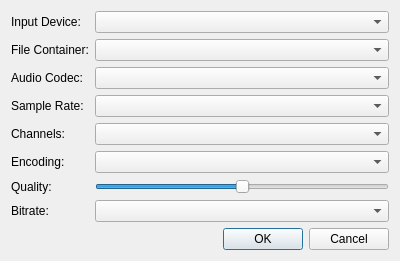
<?xml version="1.0" encoding="UTF-8"?>
<ui version="4.0">
 <class>recorderDialog</class>
 <widget class="QDialog" name="recorderDialog">
  <property name="geometry">
   <rect>
    <x>0</x>
    <y>0</y>
    <width>400</width>
    <height>261</height>
   </rect>
  </property>
  <property name="windowTitle">
   <string>Dialog</string>
  </property>
  <layout class="QVBoxLayout" name="verticalLayout">
   <item>
    <layout class="QFormLayout" name="formLayout">
     <item row="0" column="1">
      <widget class="QComboBox" name="audio_device">
       <property name="toolTip">
        <string>Select where to receive audio input</string>
       </property>
      </widget>
     </item>
     <item row="2" column="0">
      <widget class="QLabel" name="label_17">
       <property name="text">
        <string>Audio Codec:</string>
       </property>
      </widget>
     </item>
     <item row="2" column="1">
      <widget class="QComboBox" name="audio_codec">
       <property name="toolTip">
        <string>Select the audio codec to record with, depends on system codecs</string>
       </property>
      </widget>
     </item>
     <item row="1" column="0">
      <widget class="QLabel" name="label_18">
       <property name="text">
        <string>File Container:</string>
       </property>
      </widget>
     </item>
     <item row="1" column="1">
      <widget class="QComboBox" name="audio_container">
       <property name="toolTip">
        <string>Select audio file type, depends on system</string>
       </property>
      </widget>
     </item>
     <item row="3" column="0">
      <widget class="QLabel" name="label_19">
       <property name="text">
        <string>Sample Rate:</string>
       </property>
      </widget>
     </item>
     <item row="3" column="1">
      <widget class="QComboBox" name="audio_sample_rate">
       <property name="toolTip">
        <string>Select the sample rate for the recorded audio</string>
       </property>
       <property name="insertPolicy">
        <enum>QComboBox::InsertPolicy::InsertAtTop</enum>
       </property>
      </widget>
     </item>
     <item row="4" column="0">
      <widget class="QLabel" name="label_20">
       <property name="text">
        <string>Channels:</string>
       </property>
      </widget>
     </item>
     <item row="4" column="1">
      <widget class="QComboBox" name="audio_channels">
       <property name="toolTip">
        <string>Select number of channels to record from</string>
       </property>
      </widget>
     </item>
     <item row="0" column="0">
      <widget class="QLabel" name="label_16">
       <property name="text">
        <string>Input Device:</string>
       </property>
      </widget>
     </item>
     <item row="5" column="0">
      <widget class="QLabel" name="label_3">
       <property name="text">
        <string>Encoding:</string>
       </property>
      </widget>
     </item>
     <item row="5" column="1">
      <widget class="QComboBox" name="audio_encoding"/>
     </item>
     <item row="6" column="0">
      <widget class="QLabel" name="label">
       <property name="text">
        <string>Quality:</string>
       </property>
      </widget>
     </item>
     <item row="6" column="1">
      <widget class="QSlider" name="quality_slider">
       <property name="toolTip">
        <string>Quality of audio recording, from very bad to very good</string>
       </property>
       <property name="maximum">
        <number>4</number>
       </property>
       <property name="value">
        <number>2</number>
       </property>
       <property name="orientation">
        <enum>Qt::Orientation::Horizontal</enum>
       </property>
      </widget>
     </item>
     <item row="7" column="0">
      <widget class="QLabel" name="label_2">
       <property name="text">
        <string>Bitrate:</string>
       </property>
      </widget>
     </item>
     <item row="7" column="1">
      <widget class="QComboBox" name="audio_bitrate">
       <property name="toolTip">
        <string>Select bitrate for recording</string>
       </property>
      </widget>
     </item>
    </layout>
   </item>
   <item>
    <widget class="QDialogButtonBox" name="buttonBox">
     <property name="orientation">
      <enum>Qt::Orientation::Horizontal</enum>
     </property>
     <property name="standardButtons">
      <set>QDialogButtonBox::StandardButton::Cancel|QDialogButtonBox::StandardButton::Ok</set>
     </property>
    </widget>
   </item>
  </layout>
 </widget>
 <resources/>
 <connections>
  <connection>
   <sender>buttonBox</sender>
   <signal>accepted()</signal>
   <receiver>recorderDialog</receiver>
   <slot>accept()</slot>
   <hints>
    <hint type="sourcelabel">
     <x>248</x>
     <y>254</y>
    </hint>
    <hint type="destinationlabel">
     <x>157</x>
     <y>274</y>
    </hint>
   </hints>
  </connection>
  <connection>
   <sender>buttonBox</sender>
   <signal>rejected()</signal>
   <receiver>recorderDialog</receiver>
   <slot>reject()</slot>
   <hints>
    <hint type="sourcelabel">
     <x>316</x>
     <y>260</y>
    </hint>
    <hint type="destinationlabel">
     <x>286</x>
     <y>274</y>
    </hint>
   </hints>
  </connection>
 </connections>
</ui>
